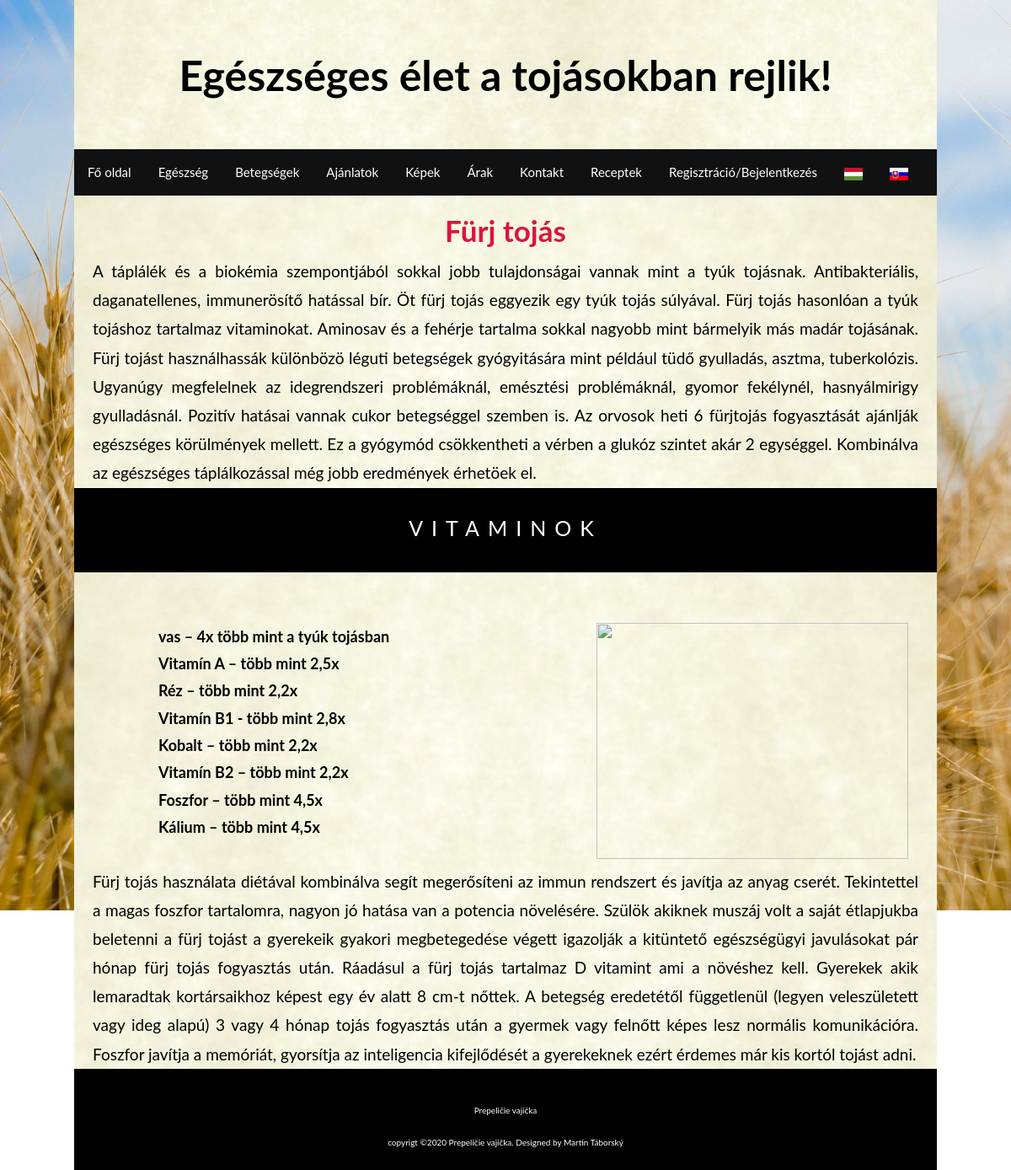
/index-hu.php, run on the app's committed database.
### tables this page shows
CREATE TABLE `proba` (
  `ID` int(11) NOT NULL,
  `Content-sk` text NOT NULL,
  `Content-hu` text NOT NULL
);

### index-hu.php (the view, shortened to what this page needs)
<?php
  include_once 'includes/config.inc.php';
  include_once 'header-hu.php';
?>
        <div class="cardv">
          <div class="keret">
          <h3>Fürj tojás</h3>
          <?php
              $sql = "SELECT * FROM proba WHERE ID='1'";
              $result = mysqli_query($conn, $sql);
              $resultCheck = mysqli_num_rows($result);
              if($resultCheck > 0){
                if($row = mysqli_fetch_assoc($result)){
                  echo "<p class='szoveg'>" . $row['Content-hu'];
                }
              }
            ?>
        </div>
      </div>
        <div class="bgimg-2">
          <div class="caption">
            <span class="border" style="background-color:transparent;text-align:center">VITAMINOK
            </span>
          </div>
        </div>
        <div class="cardv">
          <div class="card">
            <?php
              $sql = "SELECT * FROM proba WHERE ID='2'";
              $result = mysqli_query($conn, $sql);
              $resultCheck = mysqli_num_rows($result);
              if($resultCheck > 0){
                if($row = mysqli_fetch_assoc($result)){
                  echo $row['Content-hu'];
                }
              }
            ?>
          </div>
          <div class="card">
            <img align="right" src="images/home1.jpeg" width="370" height="280">
          </div>
          <div class="keret">
          <?php
              $sql = "SELECT * FROM proba WHERE ID='3'";
              $result = mysqli_query($conn, $sql);
              $resultCheck = mysqli_num_rows($result);
              if($resultCheck > 0){
                if($row = mysqli_fetch_assoc($result)){
                  echo "<p class='szoveg'>" . $row['Content-hu'];
                }
              }
            ?>
          </div>
        </div>
      <footer>
        <p class="fszoveg">Prepeličie vajíčka</p>
        <p class="fszoveg">copyrigt ©2020 Prepeličie vajíčka. Designed by Martin Táborský
      </footer>
    </div>
  </body>
</html>

### style.css (style rules this page uses)
body { background-image: url('images/img3.jpg'); background-size: 1920px 1080px; background-repeat: no-repeat; background-attachment: fixed; }
.szoveg { font-size: 19px; color: black; text-align: justify; }
.keret { background-color: transparent; width: 980px; margin: auto; }
h3 { color: crimson; font-size: 35px; text-align: center; padding-top: 10px; margin: auto; }
p { color: black; font-size: 18px; text-align:justify; margin:0; }
.kozep { color:black; font-size: 18px; font-weight: bolder; padding-left: 90px; }
.border { border-style: solid; border-color: black; border-width: 10px; width: fit-content; height: fit-content; margin: auto; }
.card { float:left; padding: 10px; margin-top: 50px; width:500px; }
.cardv { background-image: url("images/pattern.jpg"); background-size:1024px; height: auto; margin:auto; }
* { box-sizing: border-box; }
body, html { height: 100%; margin: 0; font: 400 15px/1.8 "Lato", sans-serif; color: #777; }
.bgimg-1, .bgimg-2 { position: relative; background-attachment: fixed; background-repeat: no-repeat; }
.bgimg-2 { background-color: black; min-height: 100px; }
.caption { position: absolute; left: 0; right: 0; top: 25%; width: 100%; text-align: center; }
.caption span.border { background-color: #111; color: #fff; padding: 18px; font-size: 25px; letter-spacing: 10px; }
img { vertical-align: middle; }
footer { padding: 30px; text-align: center; width: 1024px; height: 120px; background-color: black; position: relative; }
.fszoveg { padding: 10px; font-size: 10px; color: white; text-align: center; }

### data on the page
proba: value "A táplálék és a biokémia szempontjából sokkal jobb tulajdonságai vannak mint a tyúk tojásnak. Antibakteriális, daganatellenes, immunerösítő hatással bír. Öt fürj tojás eggyezik egy tyúk tojás súlyával. Fürj tojás hasonlóan a tyúk tojáshoz tartalmaz vitaminokat. Aminosav és a fehérje tartalma sokkal nagyobb mint bármelyik más madár tojásának. Fürj tojást használhassák különbözö léguti betegségek gyógyitására mint például tüdő gyulladás, asztma, tuberkolózis. Ugyanúgy megfelelnek az idegrendszeri problémáknál, emésztési problémáknál, gyomor fekélynél, hasnyálmirigy gyulladásnál. Pozitív hatásai vannak cukor betegséggel szemben is. Az orvosok heti 6 fürjtojás fogyasztását ajánlják egészséges…"
proba: value "vas – 4x több mint a tyúk tojásban Vitamín A – több mint 2,5x Réz – több mint 2,2x Vitamín B1 - több mint 2,8x Kobalt – több mint 2,2x Vitamín B2 – több mint 2,2x Foszfor – több mint 4,5x Kálium – több mint 4,5x"
proba: value "Fürj tojás használata diétával kombinálva segít megerősíteni az immun rendszert és javítja az anyag cserét. Tekintettel a magas foszfor tartalomra, nagyon jó hatása van a potencia növelésére. Szülök akiknek muszáj volt a saját étlapjukba beletenni a fürj tojást a gyerekeik gyakori megbetegedése végett igazolják a kitüntető egészségügyi javulásokat pár hónap fürj tojás fogyasztás után. Ráadásul a fürj tojás tartalmaz D vitamint ami a növéshez kell. Gyerekek akik lemaradtak kortársaikhoz képest egy év alatt 8 cm-t nőttek. A betegség eredetétől függetlenül (legyen veleszületett vagy ideg alapú) 3 vagy 4 hónap tojás fogyasztás után a gyermek vagy felnőtt képes lesz normális komunikációra.…"
